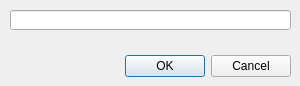
<?xml version="1.0" encoding="UTF-8"?>
<ui version="4.0">
 <class>ProfileName</class>
 <widget class="QDialog" name="ProfileName">
  <property name="geometry">
   <rect>
    <x>0</x>
    <y>0</y>
    <width>300</width>
    <height>86</height>
   </rect>
  </property>
  <property name="windowTitle">
   <string>New Profile Name</string>
  </property>
  <widget class="QDialogButtonBox" name="buttonBox">
   <property name="geometry">
    <rect>
     <x>-50</x>
     <y>50</y>
     <width>341</width>
     <height>32</height>
    </rect>
   </property>
   <property name="focusPolicy">
    <enum>Qt::StrongFocus</enum>
   </property>
   <property name="orientation">
    <enum>Qt::Horizontal</enum>
   </property>
   <property name="standardButtons">
    <set>QDialogButtonBox::Cancel|QDialogButtonBox::Ok</set>
   </property>
  </widget>
  <widget class="QLineEdit" name="lineEdit">
   <property name="geometry">
    <rect>
     <x>10</x>
     <y>10</y>
     <width>281</width>
     <height>20</height>
    </rect>
   </property>
   <property name="focusPolicy">
    <enum>Qt::StrongFocus</enum>
   </property>
  </widget>
 </widget>
 <tabstops>
  <tabstop>lineEdit</tabstop>
  <tabstop>buttonBox</tabstop>
 </tabstops>
 <resources/>
 <connections>
  <connection>
   <sender>buttonBox</sender>
   <signal>accepted()</signal>
   <receiver>ProfileName</receiver>
   <slot>accept()</slot>
   <hints>
    <hint type="sourcelabel">
     <x>248</x>
     <y>254</y>
    </hint>
    <hint type="destinationlabel">
     <x>157</x>
     <y>274</y>
    </hint>
   </hints>
  </connection>
  <connection>
   <sender>buttonBox</sender>
   <signal>rejected()</signal>
   <receiver>ProfileName</receiver>
   <slot>reject()</slot>
   <hints>
    <hint type="sourcelabel">
     <x>316</x>
     <y>260</y>
    </hint>
    <hint type="destinationlabel">
     <x>286</x>
     <y>274</y>
    </hint>
   </hints>
  </connection>
 </connections>
</ui>
